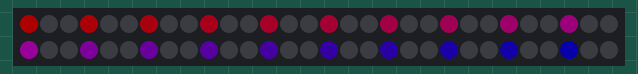
Simulated run of this sketch. Board: Arduino Uno, built with avr-gcc and run on an emulated ATmega328P. Shown: 60 RGB LEDs in strip order, left to right, continuing on the next row. Dim RGB values are drawn brighter than linear.

Above: at 0.05 s.
At 93.5 s:
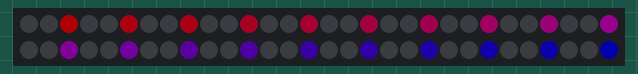

The sketch:

AREANA_LED.ino
```cpp
#include <Adafruit_NeoPixel.h>
#ifdef __AVR__
  #include <avr/power.h>
#endif

#define PIN 6
const uint16_t NUMBER_OF_LEDS = 60;

Adafruit_NeoPixel strip = Adafruit_NeoPixel(NUMBER_OF_LEDS, PIN, NEO_GRB + NEO_KHZ800);

void setup() {
  strip.begin();
  strip.setBrightness(50);
  strip.show(); // Initialize all pixels to 'off'
}

void loop() {
  gradientTheaterChase(100); }

void gradientTheaterChase(uint8_t wait) {
  // 赤から青
  uint32_t gradient[NUMBER_OF_LEDS];
  for (int i = 0; i < NUMBER_OF_LEDS; i++) {
    uint8_t redValue = 255 - (i * 255 / NUMBER_OF_LEDS);
    uint8_t blueValue = i * 255 / NUMBER_OF_LEDS;
    gradient[i] = strip.Color(redValue, 0, blueValue);
  }

  for (int j = 0; j < 10; j++) {
    for (int q = 0; q < 3; q++) {
      for (uint16_t i = 0; i < strip.numPixels(); i = i + 3) {
        strip.setPixelColor((i + q) % NUMBER_OF_LEDS, gradient[(i + q) % NUMBER_OF_LEDS]);
      }
      strip.show();
      delay(wait);

      for (uint16_t i = 0; i < strip.numPixels(); i = i + 3) {
        strip.setPixelColor((i + q) % NUMBER_OF_LEDS, 0);
      }
    }
  }
}
```
